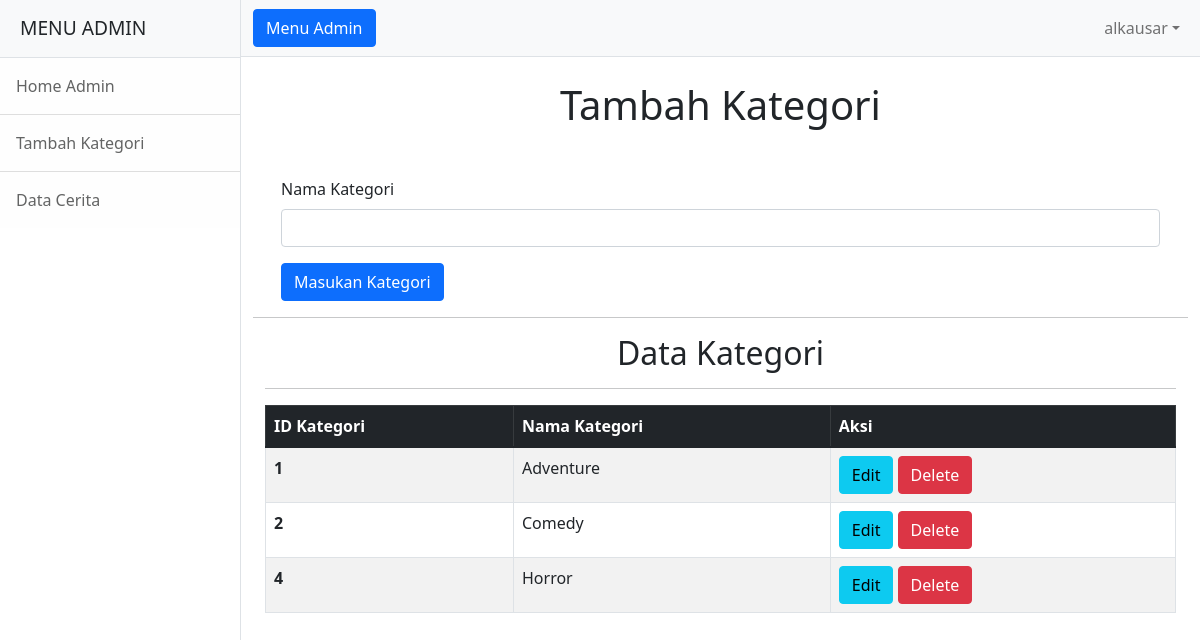
The page /admin/tambah_kategori.php (signed in) on the database its author committed.
### tables this page shows
CREATE TABLE `kategori` (
  `id_kategori` int(11) NOT NULL,
  `nama_kategori` varchar(100) NOT NULL
);

### admin/tambah_kategori.php (the view, shortened to what this page needs)
<!DOCTYPE html>
<html lang="en">
    <head>
        <link href="../css/sidebar.css" rel="stylesheet" />
        <link rel="stylesheet" href="../css/bootstrap.min.css">
    </head>
    <body>
        <div class="d-flex" id="wrapper">
            <div class="border-end bg-white" id="sidebar-wrapper">
                <div class="sidebar-heading border-bottom bg-light">MENU ADMIN</div>
                <div class="list-group list-group-flush">
                <a class="list-group-item list-group-item-action list-group-item-light p-3" href="home_admin.php">Home Admin</a>
                    <a class="list-group-item list-group-item-action list-group-item-light p-3" href="tambah_kategori.php">Tambah Kategori</a>
                    <a class="list-group-item list-group-item-action list-group-item-light p-3" href="data_cerita.php">Data Cerita</a>
                </div>
            </div>
            <div id="page-content-wrapper">
                <nav class="navbar navbar-expand-lg navbar-light bg-light border-bottom">
                    <div class="container-fluid">
                        <button class="btn btn-primary" id="sidebarToggle">Menu Admin</button>
                        <div class="collapse navbar-collapse" id="navbarSupportedContent">
                            <ul class="navbar-nav ms-auto mt-2 mt-lg-0">
                                <?php
                                    if ($_SESSION['status'] == 'admin') {
                                        ?>
                                            <a class="nav-link dropdown-toggle" id="navbarDropdown" href="#" role="button" data-bs-toggle="dropdown" aria-haspopup="true" aria-expanded="false"> <?php echo $_SESSION['username']; ?></a>
                                        <?php
                                    } else {
                                        ?>
                                            <script language="javascript">alert("Anda Tidak Diberikan Izin")</script><?php
                                        ?>
                                            <script>document.location='login_admin.php';</script>
                                        <?php
                                    }
                                ?>
                            </ul>
                        </div>
                    </div>
                </nav>
                <div class="container-fluid">
                    <center><h1 class="mt-4 mb-5">Tambah Kategori</h1></center>
                    <div class="container">
                           <form action="prosesAdmin/prosesTambahKategori.php" method="post" class="m-3 needs-validation" novalidate>
                               <div class="mb-3">
                                    <label for="validationCustom01" class="form-label">Nama Kategori</label>
                                    <input type="text" class="form-control" id="validationCustom01" name="nama_kategori" required>
                            </div>
                                <input type="submit"  value="Masukan Kategori" class="btn btn-primary">
                           </form>
                    </div>
                    <hr>
                    <div class="container table-responsive">
                        <center><h2>Data Kategori</h2></center>
                        <hr>
                        <table class="table table-striped table-hover table-bordered ">
                            <thead class="table-dark">
                                <tr>
                                  <th scope="col">ID Kategori</th>
                                  <th scope="col">Nama Kategori</th>
                                  <th scope="col">Aksi</th>
                                </tr>
                              </thead>
                              <tbody>
                              <?php
                                    include '../koneksi.php';
                                    $query = "SELECT * FROM kategori";
                                    $result = mysqli_query($connect, $query);
                                    if (mysqli_num_rows($result) > 0) {
                                        while($row = mysqli_fetch_array($result))
                                        {
                                            ?>
                                            <tr>
                                            <th scope="row"><?php echo $row["id_kategori"] ?></th>
                                            <td><?php echo $row["nama_kategori"] ?></td>
                                            <td>
                                                <a href="edit_kategori.php?id_kategori=<?php echo $row['id_kategori']; ?>" class="btn btn-info">Edit</a>
                                                <a href="prosesAdmin/prosesHapusKategori.php?id_kategori=<?php echo $row['id_kategori']; ?>" class="btn btn-danger">Delete</a>
                                            </td>
                                            </tr>
                                            <?php
                                        }
                                    } else {
                                        echo "0 Result";
                                    }
                              ?>
                              </tbody>
                        </table>
                    </div>
                </div>
            </div>
        </div>
    </body>
</html>

### rows shown on the page
kategori: id_kategori "1", nama_kategori "Adventure"
kategori: id_kategori "2", nama_kategori "Comedy"
kategori: id_kategori "4", nama_kategori "Horror"

### other values the page prints
$_SESSION['username'] "alkausar"
